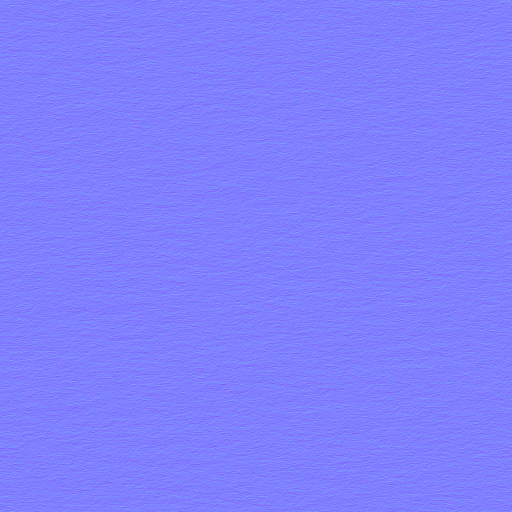
#> input picture assets/detail_grain_brushed_nor.png, 1024 x 1024 px (shown at 1/2 size)
$ python -i verify_urban.py   (imports and definitions only)
#> lines starting #> are read from the running program, lines starting #| are printed output that depends on the picture
#!/usr/bin/env python3
"""W3 도시 에셋 검증기 — 지오메트리 실측 + 픽셀 규약 검사.

`download_urban.py --verify` 가 부른다. 단독 실행도 된다:

    /tmp/usdvenv/bin/python assets/verify_urban.py             # 전체
    /tmp/usdvenv/bin/python assets/verify_urban.py --only signs_kr
    /tmp/usdvenv/bin/python assets/verify_urban.py --sheet     # 표지판 컨택트시트

결과는 `assets/urban_manifest_w3.json` 의 각 자산 항목에 병합된다
(`geometry` · `pixels` · `verdict` · `quirks`). GPU·Isaac·렌더 미사용.

────────────────────────────────────────────────────────────────────────────
검사 항목
────────────────────────────────────────────────────────────────────────────
1. **구조** — USD/PNG/JPEG/MDL 헤더 바이트. usd-core 가 없어도 도는 최소 보증.
2. **로드** — usd-core 로 스테이지를 실제로 열고, 프림·메시가 나오는지 본다.
   4 파일 체인이 깨지면 여기서 `tri_unique = 0` 으로 잡힌다 (래퍼만 받았을 때의
   전형적 증상). Isaac 이 없어도 구성(composition)은 동일하게 평가된다.
3. **quirks** — `metersPerUnit`, bbox, `zmin`, 재질별 삼각형 점유율, **z_advice**.
   ⚠ 접지 판정을 bbox 의 zmin 으로 하면 안 된다. `typical_building_10` 의 전체
   zmin 은 −7.904 m 지만 그건 **기초 박스**가 내려간 값이고, 그 다음으로 낮은
   메시는 z=+0.096 에서 시작한다 [측정]. +7.904 를 들어 올리면 파사드가 공중에
   뜬다. 그래서 판정 근거를 **"지면 아래 삼각형 비율"** 로 잡았고, `typical_building_*`
   10동 전수에서 그 값이 **0.0 %** 로 나왔다 — 즉 이 tier 는 **로컬 z=0 이 노면**이
   라는 라이브러리 관행이 있고, R1 §6.5 의 Z 보정표는 tb10 한 줄이 아니라
   **tier 전체가 틀렸다**.
4. **픽셀** — 프로젝트 규약 3종. 판정 기준은 전수 1회전을 돌려 보고 교정했다:
   (a) **계절 규약** — 식생 자산에 벚꽃·단풍·황변 금지.
       gate_woody: 초록(65~170°)+황록(40~65°) ≥ 0.75 AND 적+분홍+주황 ≤ 0.06
                   AND (황록 우세면 선형 알베도 ≤ 0.55)
       gate_turf : 초록+황록 ≥ 0.75 AND 적+분홍 ≤ 0.02 AND 주황 ≤ 0.25
       (veg_manifest_w2.json 과 **같은 정의** — 두 원장이 비교 가능해야 한다.)
       판정에는 **그 텍스처를 실제로 무는 메시의 삼각형 점유율**을 붙인다.
       폴더에 있으나 아무 메시도 물지 않는 아틀라스는 `UNBOUND` 로 기록만 한다.
   (b) **대면적 근백색 금지** — 선형 휘도 > 0.8 화소 비율(상한 5 %). 지면 규약의
       `wht%` (B30 < 2 %) 와 알베도 상한 0.8 을 텍스처 레벨로 옮긴 것.
       벽·플라스터·석재 등 **대면적 컬러맵**에만 적용한다 — 러프니스/노멀/ORM 은
       밝기가 재질 파라미터지 알베도가 아니므로 `NON_COLOR_PAT` 로 제외한다.
   (c) **표지판 판면 가독** — `max(px) ≥ 1024 AND min(px) ≥ 256 AND n_tone ≥ 2
       AND glyph_frac ≥ 0.005`. 게이트는 **그 표지판 자신의 판면 텍스처**에만 건다
       (지주 재질 라이브러리를 판면으로 오인하면 156면이 통째로 FAIL 이 된다).
       `contrast < 60` 은 VMS/발광 판면이면 WARN — 확산맵이 검은 것이 설계다.
"""
import json
import math
import os
import sys

ASSETS_DIR = os.path.dirname(os.path.abspath(__file__))
URBAN_DIR = os.path.join(ASSETS_DIR, "urban")
CC0_DIR = os.path.join(ASSETS_DIR, "urban_cc0")
MANIFEST_PATH = os.path.join(ASSETS_DIR, "urban_manifest_w3.json")
VERIFY_DIR = os.path.join(URBAN_DIR, "_verify")     # gitignored

# 대면적 근백색 검사를 걸 텍스처 이름 패턴 (벽·바닥·석재·플라스터)
LARGE_SURFACE_PAT = ("wall", "plaster", "concrete", "brick", "stone", "roof",
                     "facade", "building", "paving", "granite", "tile")
# **색이 아닌** 맵. 색 규약(계절·근백색)은 여기 걸리면 적용하지 않는다.
# 러프니스/노멀/ORM 은 밝기가 재질 파라미터지 알베도가 아니다 —
# `brick_wall_001_Roughness.png` 를 근백색으로 잡은 오탐이 실제로 났다 [측정].
NON_COLOR_PAT = ("_n.", "_nor", "normal", "_orm", "_r.", "rough", "_m.",
                 "metallic", "specular", "_ao", "opacity", "_mask", "_s.",
                 "displacement", "_disp", "_arm", "height", "alpha")
# ("alpha" 는 "albedo" 와 겹치지 않는다 — 두 글자가 다르다. 확인했다.)
NEAR_WHITE_CAP = 0.05        # 선형휘도>0.8 화소 비율 상한 (대면적)
# 식생 자산 판별
# 계절 게이트는 **잎 색** 규약이다. 그루터기·통나무처럼 잎이 없는 목질 자산에
# 걸면 범주 오류가 된다(나무는 사철 갈색이다) — `tree_stump_01/02` 가 그렇게
# 잡혔다 [측정: green+yg 0.13~0.22]. 잎을 가진 자산만 넣는다.
VEG_PAT = ("veg_shrub", "veg_grass", "veg_tree", "sct_debris_leaves",
           "sct_leaf", "shrub", "grass_clump")
TURF_PAT = ("grass", "clump", "turf", "lawn")
# 낙엽·마른잎처럼 **계절이 곧 콘텐츠**인 자산. 계절 게이트 FAIL 이 곧 불합격이
# 아니라 "쓸 수 있는 씬이 제한된다" 는 뜻이다.
SEASON_SCOPED_PAT = ("leaves_dry", "leaf_pile", "debris_leaves", "fallcluster")


def is_season_scoped(aid):
    return any(p in aid for p in SEASON_SCOPED_PAT)


# ════════════════════════════════════════════════════════════════════════════
# 픽셀
# ════════════════════════════════════════════════════════════════════════════
def _srgb_to_linear(a):
    import numpy as np
    a = a.astype("float32") / 255.0
    return np.where(a <= 0.04045, a / 12.92, ((a + 0.055) / 1.055) ** 2.4)


def tex_stats(path, max_side=1024):
    """텍스처 1장 → 색상각 분포 · 선형 알베도 · 근백색 비율 · 가독 지표."""
#> called with path = 'detail_grain_brushed_nor.png', max_side = 1024
    import numpy as np
    from PIL import Image
    Image.MAX_IMAGE_PIXELS = None
    try:
        im = Image.open(path)
#> im is the input picture: PIL image 1024x1024 RGB; mean R, G, B 127.5, 127.5, 253.8
        im.load()
    except Exception as e:
        return {"error": f"{type(e).__name__}: {e}"}
    px = list(im.size)
#> px = [1024, 1024]
    if im.mode not in ("RGB", "RGBA", "L"):
        im = im.convert("RGB")
    alpha = None
    if im.mode == "RGBA":
        alpha = np.asarray(im.split()[-1])
        im = im.convert("RGB")
    elif im.mode == "L":
        im = im.convert("RGB")
    if max(im.size) > max_side:
        s = max_side / max(im.size)
        im = im.resize((max(1, int(im.size[0] * s)), max(1, int(im.size[1] * s))),
                       Image.LANCZOS)
        if alpha is not None:
            from PIL import Image as _I
            alpha = np.asarray(_I.fromarray(alpha).resize(im.size, _I.LANCZOS))
    rgb = np.asarray(im)
    lin = _srgb_to_linear(rgb)
#> in _srgb_to_linear, `return np.where(a <= 0.04045, a / 12.92, ((a + 0.055) / 1.055) ** 2.4)`:
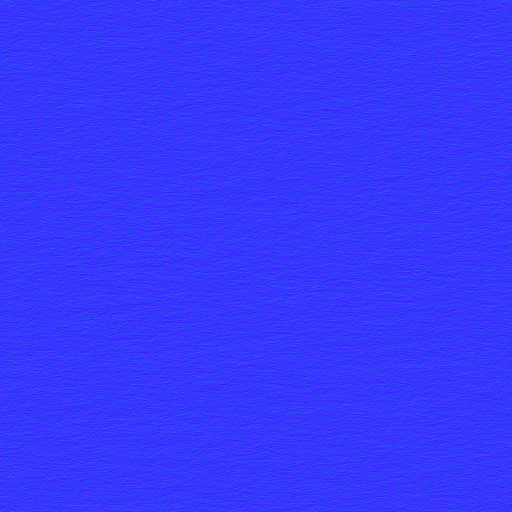
#> returned value: shape (1024, 1024, 3) float32 (shown at 1/2 size); mean of channels 0, 1, 2 0.216, 0.219, 0.992; drawn as R, G, B
    lum = 0.2126 * lin[..., 0] + 0.7152 * lin[..., 1] + 0.0722 * lin[..., 2]
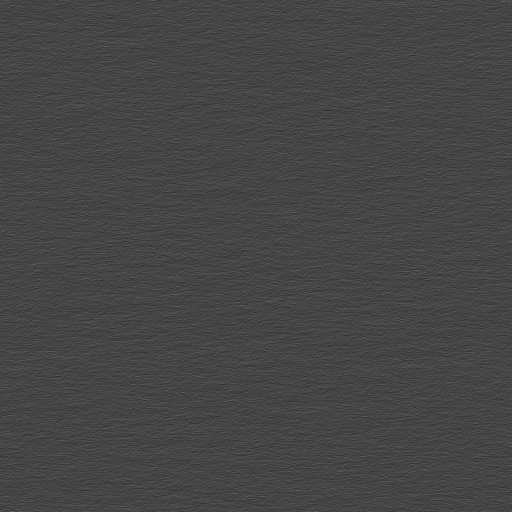
#> lum: shape (1024, 1024) float32 (shown at 1/2 size); min 0.124, max 0.531, mean 0.274
    mask = np.ones(lum.shape, bool) if alpha is None else (alpha > 8)
    if mask.sum() == 0:
        mask = np.ones(lum.shape, bool)

    # HSV (채도 > 0.15 만 유채색으로 센다 — veg 규약과 동일)
    mx = rgb.max(2).astype("float32")
    mn = rgb.min(2).astype("float32")
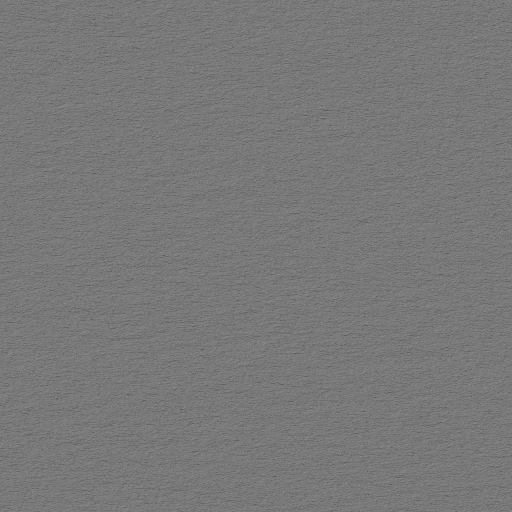
#> mn: shape (1024, 1024) float32 (shown at 1/2 size); min 55, max 161, mean 120.4
    d = mx - mn
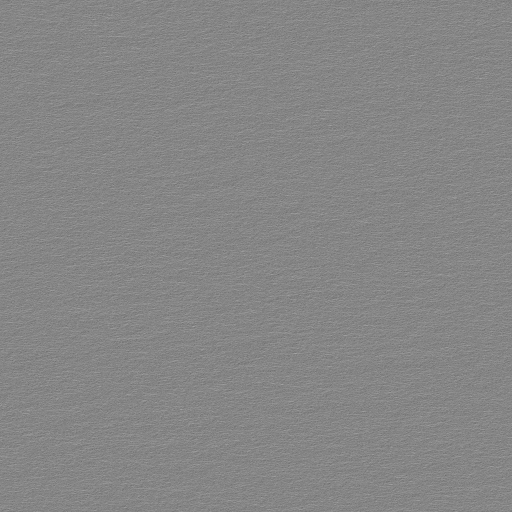
#> d: shape (1024, 1024) float32 (shown at 1/2 size); min 84, max 177, mean 133.4
    sat = np.where(mx > 0, d / np.maximum(mx, 1e-6), 0.0)
    r, g, b = (rgb[..., i].astype("float32") for i in range(3))
    hue = np.zeros_like(mx)
    nz = d > 0
#> nz: shape (1024, 1024) bool; every value is 1
    with np.errstate(invalid="ignore"):
        h_r = ((g - b) / np.where(d == 0, 1, d)) % 6
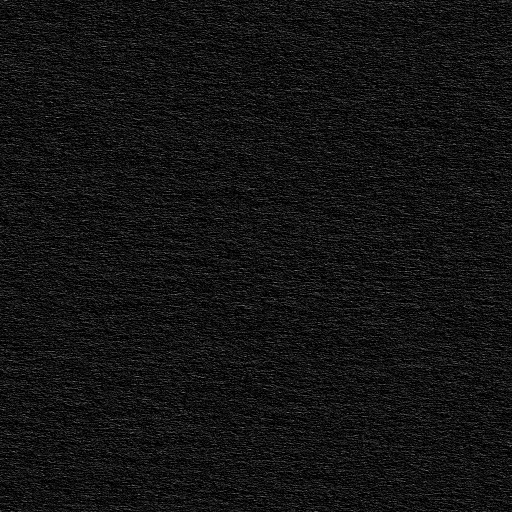
#> h_r: shape (1024, 1024) float32 (shown at 1/2 size); min 5, max 5.73, mean 5.06; drawn with min black and max white
        h_g = (b - r) / np.where(d == 0, 1, d) + 2
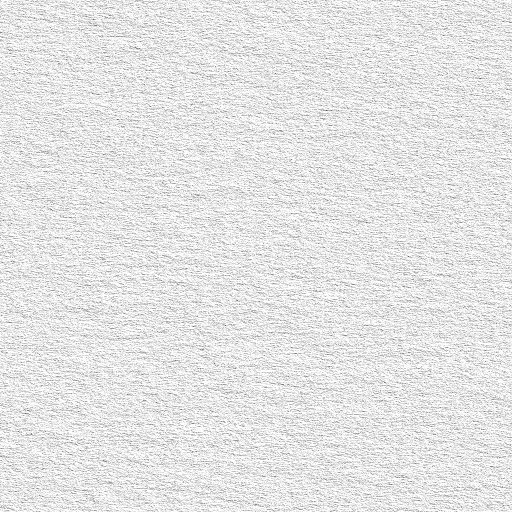
#> h_g: shape (1024, 1024) float32 (shown at 1/2 size); min 2.51, max 3, mean 2.95; drawn with min black and max white
        h_b = (r - g) / np.where(d == 0, 1, d) + 4
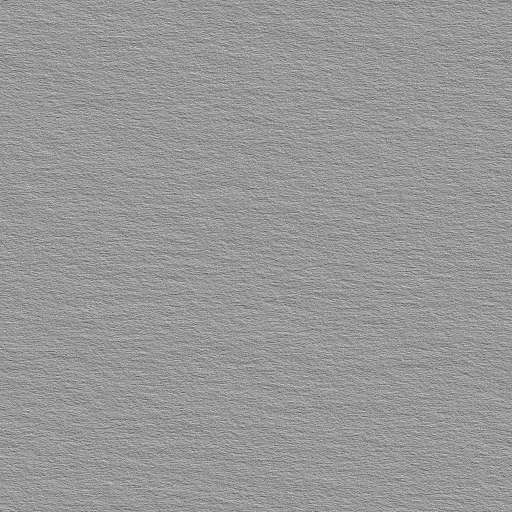
#> h_b: shape (1024, 1024) float32 (shown at 1/2 size); min 3.27, max 4.49, mean 3.99; drawn with min black and max white
    hue = np.where(mx == r, h_r, np.where(mx == g, h_g, h_b)) * 60.0
    hue = np.where(nz, hue % 360.0, 0.0)

    chroma = mask & (sat > 0.15)
    n = int(chroma.sum())
#> n = 1048576

    def frac(sel):
        return round(float((chroma & sel).sum()) / n, 4) if n else 0.0

    bands = {
        "green": frac((hue >= 65) & (hue < 170)),
        "yellow_green": frac((hue >= 40) & (hue < 65)),
        "orange": frac((hue >= 25) & (hue < 40)),
        "red": frac((hue < 25) | (hue >= 340)),
        "pink": frac((hue >= 280) & (hue < 340)),
        "cyan_blue": frac((hue >= 170) & (hue < 280)),
    }
#> bands = {'green': 0, 'yellow_green': 0, 'orange': 0, 'red': 0, 'pink': 0, 'cyan_blue': 1}
    out = {"px": px, "chroma_px": n, "hue": bands,
           "albedo_lin": round(float(lum[mask].mean()), 4),
           "near_white_frac": round(float((lum[mask] > 0.8).mean()), 4),
           "w80_srgb": round(float(((rgb[mask].astype("float32") @
                                     [0.2126, 0.7152, 0.0722]) / 255 > 0.8).mean()), 4)}
    # 가독 지표 (표지판용이지만 전 텍스처에 싸게 낼 수 있다)
    y = (rgb.astype("float32") @ [0.2126, 0.7152, 0.0722])
    gy = np.abs(np.diff(y, axis=0)).mean() if y.shape[0] > 1 else 0.0
#> gy = 14.08
    gx = np.abs(np.diff(y, axis=1)).mean() if y.shape[1] > 1 else 0.0
#> gx = 5.63
    out["edge"] = round(float((gx + gy) / 2), 3)
    out["contrast"] = round(float(np.percentile(y[mask], 95) -
                                  np.percentile(y[mask], 5)), 1)
    out["ink_frac"] = round(float((lum[mask] < 0.06).mean()), 4)
    # `n_tone` = 32-bin 휘도 히스토그램에서 **1 % 이상** 차지하는 계조 수.
    # 판면이 비었으면(단색 판 + 테두리) 1~2, 실제 표지판이면 ≥3 이 나온다.
    # 에지밀도만으로는 안 된다 — 삼각 주의표지처럼 넓은 단색 면이 지배하는
    # 판면은 글리프가 또렷해도 edge 가 1.0 아래로 희석된다 [측정: sign_kr101
    # edge 0.843 인데 contrast 255 · ink 6.3 % 로 명백히 가독].
    hist, _ = np.histogram(y[mask], bins=32, range=(0, 255))
#> hist = 32 values, max 275520 at index 17, min 0 at index 0, mean 32768
    out["n_tone"] = int((hist / max(1, hist.sum()) >= 0.01).sum())
    # `glyph_frac` = 판면의 **최빈 계조에서 멀리 떨어진** 화소 비율.
    # 어두운 잉크(`ink_frac`)만 세면 **파란 원판 위의 흰 화살표**(지시표지
    # kr305~kr316·kr332)가 전부 "빈 판면" 으로 오판된다 — 실제로 그렇게
    # 오판됐다 [측정: 13/158 오탐]. 최빈값 기준이면 밝은 글리프도 잡힌다.
    mode = int(np.argmax(hist))
#> mode = 17
    far = np.abs((y[mask] / 8.0) - mode) >= 8      # 8 bin = 64 luma
    out["glyph_frac"] = round(float(far.mean()), 4)
    return out


# [184 lines left out: functions gate_woody, gate_turf, _material_textures, measure, not called in this run]


# ════════════════════════════════════════════════════════════════════════════
# 실행
# ════════════════════════════════════════════════════════════════════════════
def _local(asset, k):
    root = CC0_DIR if asset.get("source") == "polyhaven" else URBAN_DIR
    return os.path.join(root, k.get("key") or k["rel"])


# [249 lines left out: functions _root_local, run, make_sheet, not called in this run]


# [8 lines not run here, left out]

>>> result = tex_stats('detail_grain_brushed_nor.png')
#> result = 11 items
